Frame 1 (no input): blank canvas, image omitted
Frame 60 (the mouse pressed at the canvas centre just before this capture): blank canvas, image omitted
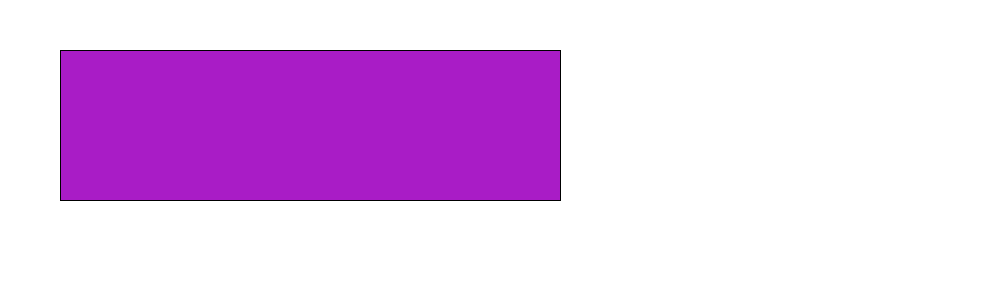
Frame 120 (the mouse held since frame 60 and released just before this capture)

The Processing sketch whose frames 1 and 60 were blank and that drew this single picture after the mouse press (run headless with seeded random() and noise(); from frame 60 on, the mouse is pressed at the canvas centre):

// Processing sketch: Mouse_Movement
// ── Mouse_Movement.pde
// setup runs one time
void setup() {
  size(1000,300);
  background(255);
  frameRate(100);
}

// operates on a loop
void draw() {
  fill(169,28,198);
  rect(60,50,mouseX, mouseY);
 
}
